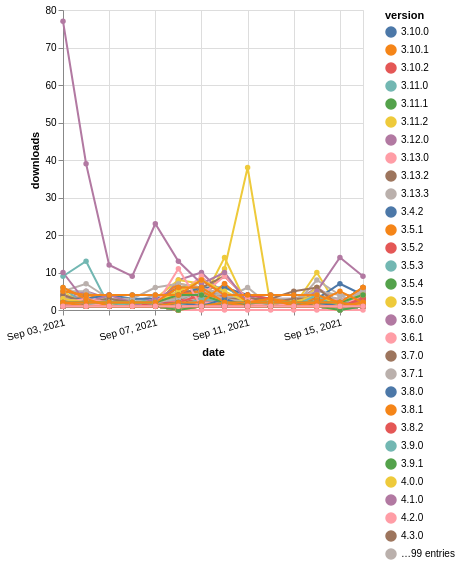

Write a Vega-Lite specification for this figure.
### Vega-Lite specification from a JSON file in a GitHub repository (floating-point values rounded to 4 significant figures; data arrays with more than 128 entries replaced by an {"elided": "..."} marker saying what was removed)
{"$schema": "https://vega.github.io/schema/vega-lite/v5.json", "description": "A simple bar chart with embedded data.", "data": {"values": {"elided": "1787 records"}}, "width": "container", "mark": {"type": "line", "point": {"filled": true}}, "encoding": {"x": {"field": "date", "type": "temporal", "timeUnit": "yearmonthdate", "title": "date", "axis": {"labelAngle": -15}}, "y": {"field": "delta", "type": "quantitative", "title": "downloads"}, "color": {"field": "version", "type": "nominal"}, "tooltip": {"field": "delta"}}}
